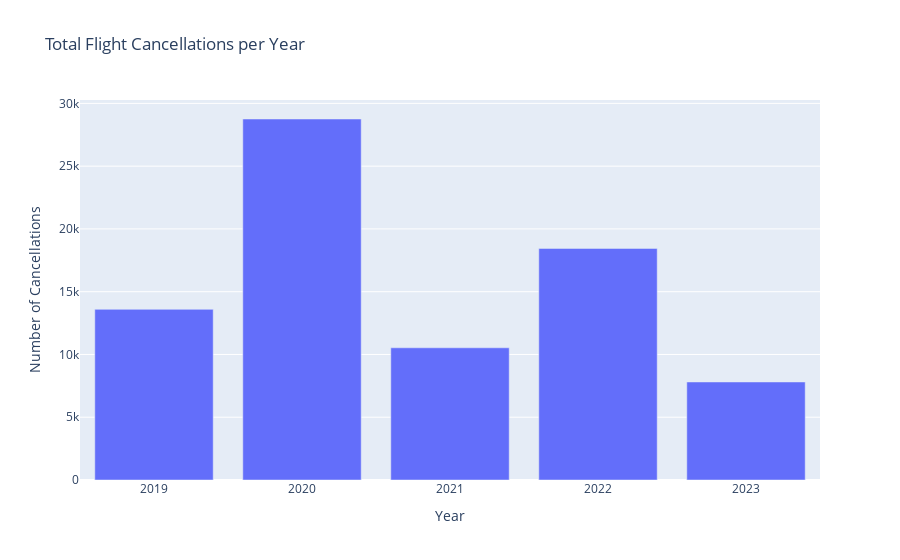

The notebook cell this image was saved under:
### Code cell
# Visualize yearly cancellations as a bar chart
fig3 = px.bar(
    result3,
    x='Year',
    y='Total_Cancellations',
    title='Total Flight Cancellations per Year',
    labels={'Total_Cancellations': 'Number of Cancellations'}
)
fig3.show()

### Figure 1 — Plotly figure (JSON) as saved in the notebook; plotly's stock layout.template omitted (floating-point values rounded to 4 significant figures)
{"data": [{"hovertemplate": "Year=%{x}<br>Number of Cancellations=%{y}<extra></extra>", "legendgroup": "", "marker": {"color": "#636efa", "pattern": {"shape": ""}}, "name": "", "orientation": "v", "showlegend": false, "textposition": "auto", "type": "bar", "x": ["2019", "2020", "2021", "2022", "2023"], "xaxis": "x", "y": [13594, 28757, 10532, 18448, 7809], "yaxis": "y"}], "layout": {"barmode": "relative", "legend": {"tracegroupgap": 0}, "title": {"text": "Total Flight Cancellations per Year"}, "xaxis": {"anchor": "y", "domain": [0, 1], "title": {"text": "Year"}}, "yaxis": {"anchor": "x", "domain": [0, 1], "title": {"text": "Number of Cancellations"}}}}
